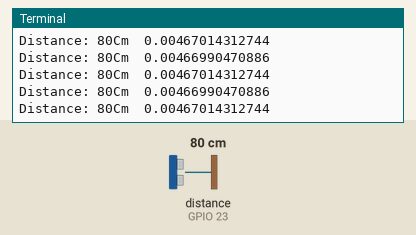
A program run on a simulated Raspberry Pi (BCM pin numbers). Parts: the last lines printed to the terminal. Inputs (shaded band) come from the test bench; at power-on: distance to the obstacle (sensor on GPIO 23) 80 cm. The echo pulse lasts 58.3 µs per cm; the clock reads 2024-03-15 10:24:30 at power-on unless the program sets it.

Above: at 1.2 s.
1.3 s: distance to the obstacle (sensor on GPIO 23) set to 2 cm
At 1.39 s:
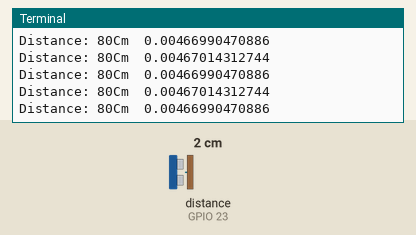
2.8 s: distance to the obstacle (sensor on GPIO 23) set to 4 cm
At 2.8 s:
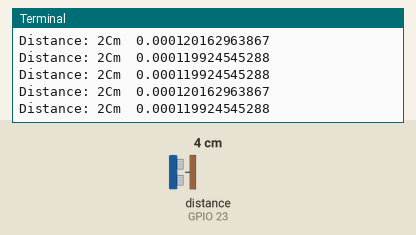
Timing chart, 0 to 5.8 s (numbered marks = the images above; inputs shaded):
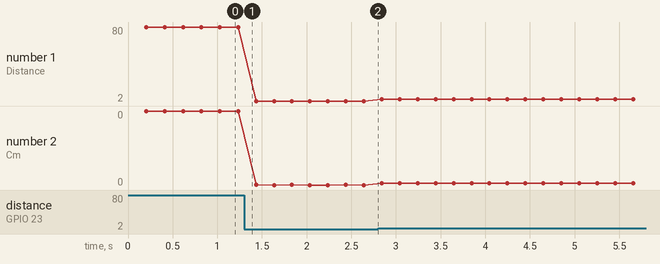

Measured:
- plotted number 1: 80 → 2 after the input at 1.3 s, 2 → 4 after the input at 2.8 s
- plotted number 2: 0 → 0 after the input at 1.3 s, 0 → 0 after the input at 2.8 s

The program:

ultra_sonic_wpi.py
```python
import wiringpi as wpi, time
pin_trig = 18
pin_echo = 23

wpi.wiringPiSetupGpio();
wpi.pinMode(pin_trig, wpi.OUTPUT);
wpi.pinMode(pin_echo, wpi.INPUT);

while True:
	wpi.digitalWrite(pin_trig, wpi.LOW)
	wpi.delay(200);
	wpi.digitalWrite(pin_trig, wpi.HIGH)
	wpi.delayMicroseconds(10)
	wpi.digitalWrite(pin_trig, wpi.LOW)
	while wpi.digitalRead(pin_echo) == 0:
		start_time = time.time()
	while wpi.digitalRead(pin_echo) == 1:
		end_time = time.time()
	travel_time = end_time - start_time
	distance = travel_time * 17160;
	print 'Distance: %dCm '%round(distance, 2)  , travel_time
```
